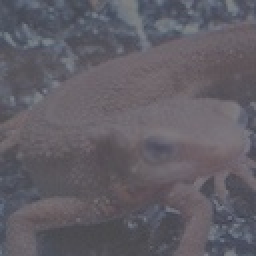
//> input picture ImageProcessing100/problems_21-30/imagelib/imori_dark.jpg, 128 x 128 px (shown 2 times larger)
$ ./answer_22   (built with g++ and OpenCV 4)
//> lines starting //> are read from the running program, lines starting //| are printed output that depends on the picture; after the words box and inside, x2 and y2 are one past the last pixel; in counts of white or black regions, pixels touching at a corner belong together
//> further down, img is the input picture: 128 rows x 128 cols, CV_8UC3; mean B, G, R 101.9, 94, 97.2
/*
author: wenzy
modified date: 20230505
*/
#include <opencv2/core.hpp>
#include <opencv2/imgcodecs.hpp>
#include <opencv2/imgproc.hpp>
#include <opencv2/highgui.hpp>
#include <iostream>
#include <cmath>
using namespace std;
using namespace cv;
struct grayHist {
  int BASE;
  int* val;

  grayHist() {
    BASE = 256;
    val = new int [BASE];
    memset(val, 0, sizeof(int) * BASE);
  }

  grayHist(int base) {
    BASE = base;
    val = new int [BASE];
    memset(val, 0, sizeof(int) * BASE);
  }

  double getMeans() {
    double sum_val = 0.0;
    int num_val = 0;
    for(int i = 0; i < 256; i++)
      sum_val += val[i] * i, num_val += val[i];
    return sum_val / num_val;
  }

  double getstVar() {
    double v_means = getMeans();
    double st_var = 0.0;
    int num_val = 0;
    for(int i = 0; i < 256; i++)
      st_var += val[i] * (i - v_means) * (i - v_means), num_val += val[i];
    return sqrt(st_var / num_val);
  }

  void showHist(int BWID = 20, int HHEI = 500) {
    Mat A = Mat::zeros(HHEI, BWID * 256, CV_8UC3);
    double max_val = 0.0;
    for(int i = 0; i < 256; i++)
      max_val = fmax(max_val, val[i]);
    max_val *= 1.2;
    for(int i = 0; i < 256; i++)
      if(val[i]) {
        double _h = HHEI - (double)val[i] / max_val * HHEI;
        rectangle(A, Point(BWID*i, HHEI-1), Point(BWID*(i+1)-1, (int)_h), Scalar(255, 255, 255), FILLED);
      }
    imshow("hist", A);
    waitKey();
  }

  ~grayHist() {
    if(val != NULL)
      delete[] val;
  }
};

inline
double getGrayValue(Vec3b &pixel) {
  return 0.2126 * pixel[2] + 0.7152 * pixel[1] + 0.0722 * pixel[0];
}

grayHist makeHist(Mat &I) {
  CV_Assert(I.type() == CV_8UC3);

  int n_rows = I.rows;
  int n_cols = I.cols;
  grayHist hist;

  for(int i = 0; i < n_rows; i++)
    for(int j = 0; j < n_cols; j++)
      hist.val[(uchar)getGrayValue(I.at<Vec3b>(i, j))]++;

  return hist;
}

Mat histOperation(Mat &I, double M0 = 128.0, double S0 = 52.0) {
//> called with M0 = 128, S0 = 52
  CV_Assert(I.type() == CV_8UC3);

  int n_rows = I.rows;
//> n_rows = 128
  int n_cols = I.cols;
//> n_cols = 128
  int n_channel = I.channels();
//> n_channel = 3
  Mat T = Mat::zeros(n_rows, n_cols, CV_8UC3);
  grayHist H = makeHist(I);
  double h_means = H.getMeans();
//> h_means = 94.72
  double h_stvar = H.getstVar();
//> h_stvar = 11.83

  for(int i = 0; i < n_rows; i++)
    for(int j = 0; j < n_cols; j++)
      for(int c = 0; c < n_channel; c++) {
        double _pijc = I.at<Vec3b>(i, j)[c];
        _pijc = S0 / h_stvar * (_pijc - h_means) + M0;
        _pijc = fmin(_pijc, 255.0);
        _pijc = fmax(_pijc, 0.0);
        T.at<Vec3b>(i, j)[c] = (uchar)_pijc;
      }
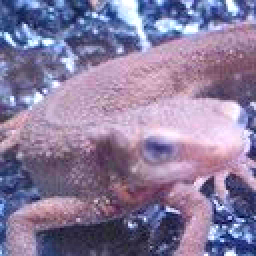
//> T: 128 rows x 128 cols, CV_8UC3 (shown 2 times larger); mean B, G, R 158.4, 124.4, 138.5

  return T;
}

int main() {
  Mat img = imread("../imagelib/imori_dark.jpg", IMREAD_COLOR);
  imshow("before", img);
  // grayHist Hist = makeHist(img);
  // Hist.showHist(2, 360);
  Mat A = histOperation(img);
  imshow("histOperation", A);
  grayHist H = makeHist(A);
  H.showHist(2, 360);
//> after the loop in showHist, `for(int i = 0; i < 256; i++)`:
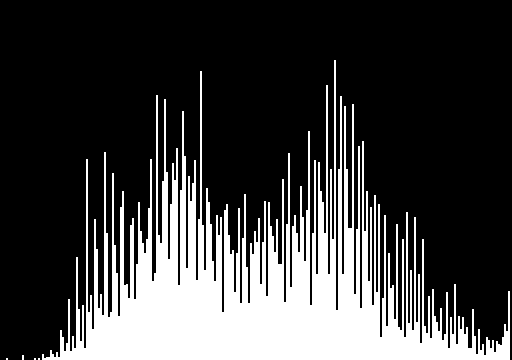
//> A: 360 rows x 512 cols, CV_8UC3; 25.1% white; 5 white regions (4 under 20 px), largest, box (x1, y1, x2, y2) and area: (42, 60, 510, 360) 46154
  return 0;
}
